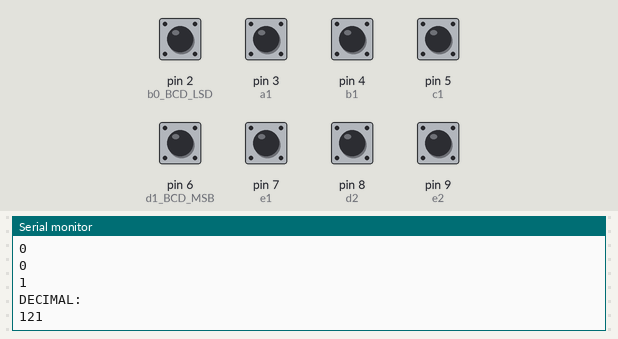
Simulated run of this sketch. Board: Arduino Uno, built with avr-gcc and run on an emulated ATmega328P. Parts: the last lines printed to the serial monitor. The test bench sets the inputs (shaded band); at power-on: pin 2 (b0_BCD_LSD), pin 3 (a1), pin 4 (b1), pin 5 (c1), pin 6 (d1_BCD_MSB), pin 7 (e1), pin 8 (d2), pin 9 (e2) HIGH.

Above: at 2.8 s.
2.9 s: pin 2 (b0_BCD_LSD) pulled LOW for 1.2 s
At 3.8 s:
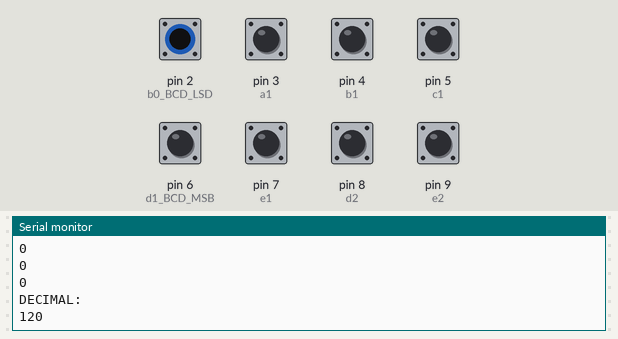
5.6 s: pin 5 (c1) pulled LOW for 1.2 s
At 6.8 s:
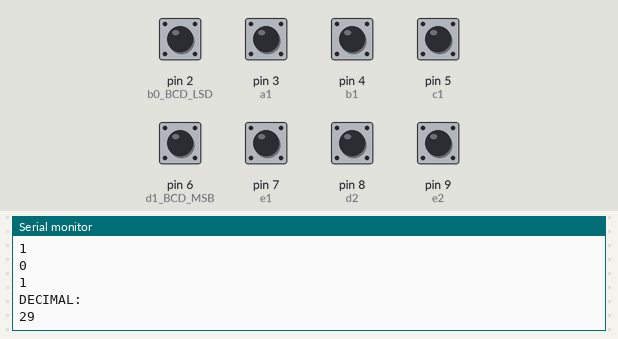
8.3 s: pin 8 (d2) pulled LOW for 1.2 s
At 9.7 s:
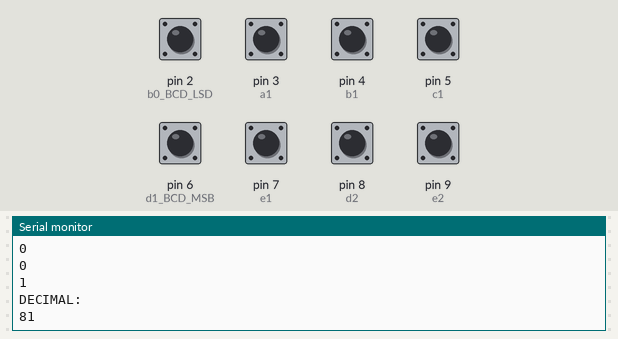
11.0 s: pin 9 (e2) pulled LOW for 1.2 s
At 11.8 s:
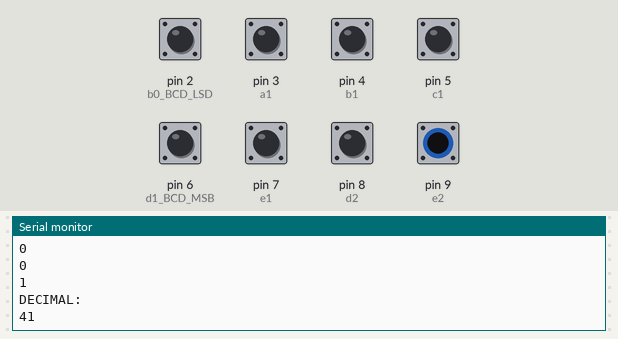
Timing chart, 0 to 14.0 s (numbered marks = the images above; inputs shaded):
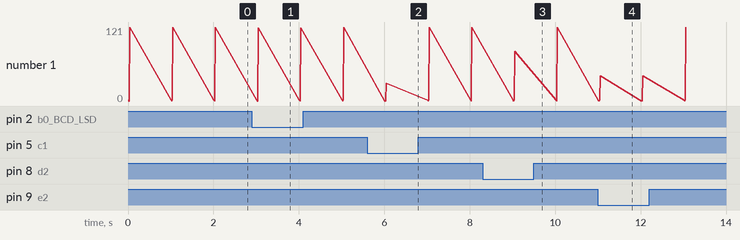

Measured:
- after the input at 2.9 s, the serial monitor: prints a new line after 0.15 s (image 1)
- after the input at 5.6 s, the serial monitor: prints a new line after 0.45 s (image 2)
- after the input at 8.3 s, the serial monitor: prints a new line after 0.75 s (image 3)
- after the input at 11.0 s, the serial monitor: prints a new line after 0.05 s (image 4)

The sketch:

_74184DOSBCDABINARIO7.ino
```cpp
//Autor:Dario Jorge Iglesias
boolean a1,b1,c1,d1,e1,a2,b2,c2,d2,e2,b0;
boolean Y1,Y2,Y3,Y4,Y5,YY1,YY2,YY3,YY4,YY5;
byte NUM;
void setup(){
 pinMode(2,INPUT_PULLUP);//b0 BCD LSD
 pinMode(3,INPUT_PULLUP);//a1
 pinMode(4,INPUT_PULLUP);//b1
 pinMode(5,INPUT_PULLUP);//c1
 pinMode(6,INPUT_PULLUP);//d1 BCD MSB
 pinMode(7,INPUT_PULLUP);//e1
 pinMode(8,INPUT_PULLUP);//d2
 pinMode(9,INPUT_PULLUP);//e2
 Serial.begin(9600);}
void loop(){//carga de datos formato BCD
 b0=digitalRead(2);
 a1=digitalRead(3);
 b1=digitalRead(4);
 c1=digitalRead(5);
 d1=digitalRead(6);
 e1=digitalRead(7);
 d2=digitalRead(8);
 e2=digitalRead(9);
 //Lógica primer 74184
 Y1=(!d1&!c1&a1)|(d1&!c1&!a1)|(d1&!b1&!a1);
 Y2=(!e1&!d1&!c1&b1)|(!e1&d1&!c1&!b1&a1)|(!e1&!c1&b1&!a1)|
 (e1&d1&!c1&b1&a1)|(e1&!b1&!a1)|(e1&!d1&!c1&!b1);
 Y3=(!e1&d1&!c1&!b1)|(!e1&d1&!c1&!a1)|(d1&!c1&!b1&!a1)|
 (e1&!d1&!c1&b1)|(!d1&c1&!b1&!a1);
 Y4=(!e1&d1&!c1&b1&a1)|(!e1&d1&c1&!b1&!a1)|(e1&!c1&!b1&!a1)|
 (e1&!d1&!c1)|(!e1&d1&!c1&b1&a1);
 Y5=(e1&d1&!c1&a1)|(e1&d1&!c1&b1)|(e1&d1&c1&!b1&!a1);
 //Conexión entre integrados software
 a2=Y3; b2=Y4; c2=Y5;
 //Segunda lógica 74184
 YY1=(!d2&!c2&a2)|(d2&!c2&!a2)|(d2&!b2&!a2);
 YY2=(!e2&!d2&!c2&b2)|(!e2&d2&!c2&!b2&a2)|
 (!e2&!c2&b2&!a2)|(e2&d2&!c2&b2&a2)|(e2&!b2&!a2)|
 (e2&!d2&!c2&!b2);
 YY3=(!e2&d2&!c2&!b2)|(!e2&d2&!c2&!a2)|
 (d2&!c2&!b2&!a2)|(e2&!d2&!c2&b2)|(!d2&c2&!b2&!a2);
 YY4=(!e2&d2&!c2&b2&a2)|(!e2&d2&c2&!b2&!a2)|
 (e2&!c2&!b2&!a2)|(e2&!d2&!c2)|(!e2&d2&!c2&b2&a2);
 //YY5=(e2&d2&!c2&a2)|(e2&d2&!c2&b2)|
 //(e2&d2&c2&!b2&!a2);
 //Conversión binaria a decimal
 NUM=(YY4*64)+(YY3*32)+(YY2*16)+(YY1*8)+(Y2*4)+(Y1*2)+(b0*1);
 //Muestra datos en monitor
 Serial.println("BINARIO:");
 Serial.println(YY4); Serial.println(YY3);
 Serial.println(YY2); Serial.println(YY1);
 Serial.println(Y2);  Serial.println(Y1);
 Serial.println(b0);  Serial.println("DECIMAL:");
 Serial.println(NUM);
 delay(1000);}
```
